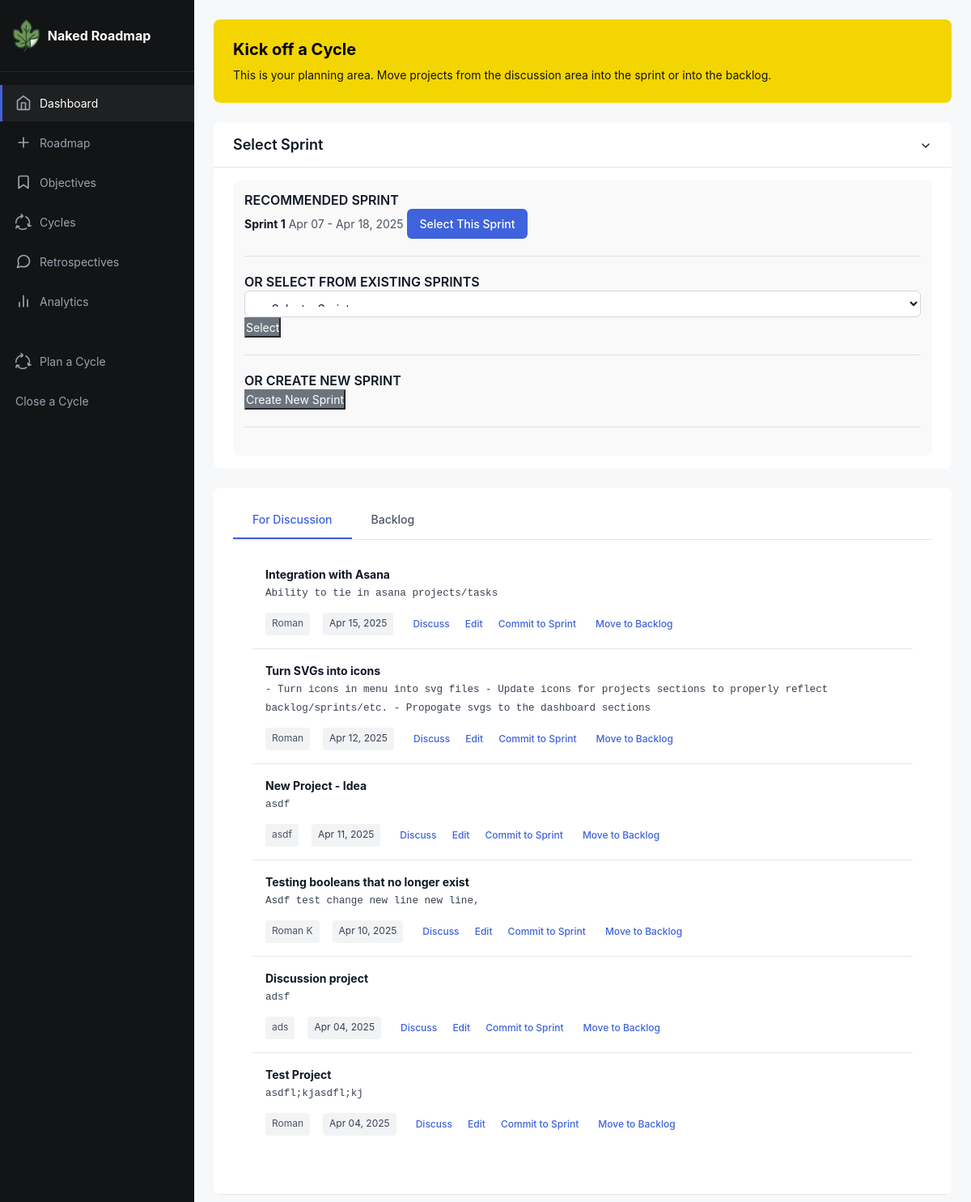
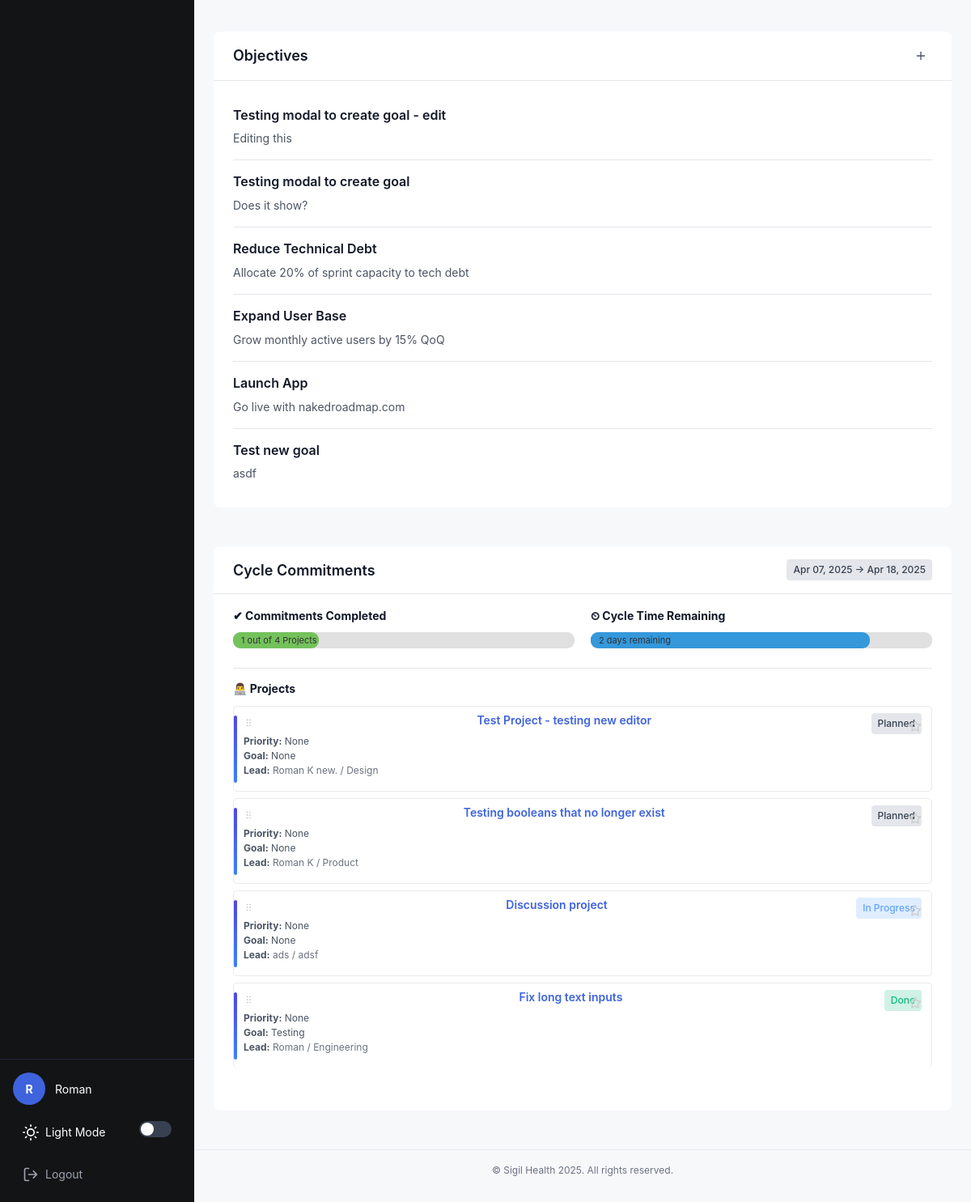
Before: /planning/ (signed in) with the older database file (2 pictures, top to bottom).
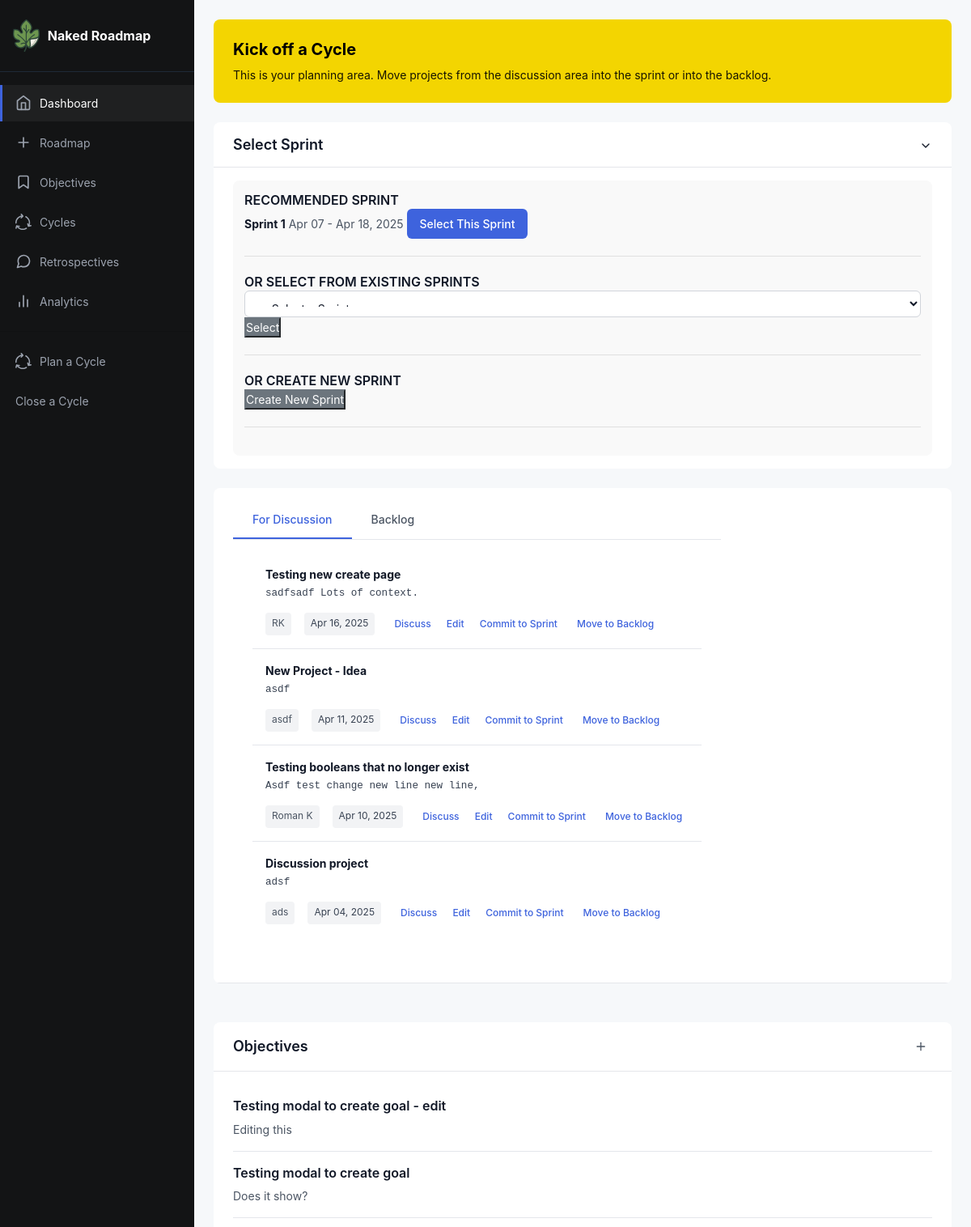
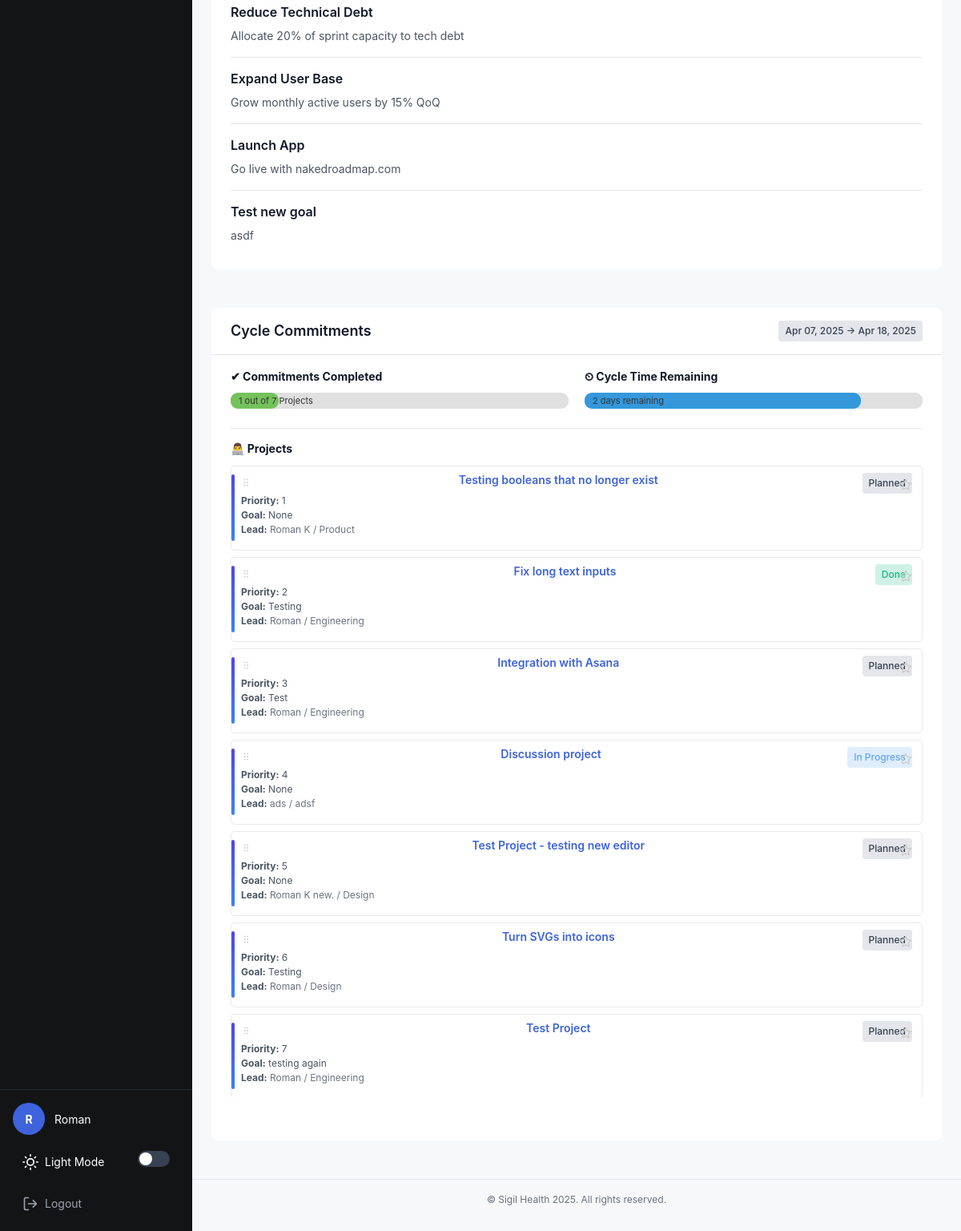
After: the same page with the newer database file (2 pictures, top to bottom).
### app/models.py (models this page shows, shortened)
class Project(db.Model):
    __tablename__ = "project"
    id: so.Mapped[int] = so.mapped_column(primary_key=True)
    name: so.Mapped[str] = so.mapped_column(sa.TEXT())
    created: so.Mapped[datetime] = so.mapped_column(index=True, default=lambda: datetime.now(timezone.utc))
    dri: so.Mapped[str] = so.mapped_column(sa.TEXT())
    team: so.Mapped[str] = so.mapped_column(sa.TEXT())
    context: so.Mapped[str] = so.mapped_column(sa.TEXT())
    why: so.Mapped[str] = so.mapped_column(sa.TEXT())
    requirements: so.Mapped[str] = so.mapped_column(sa.TEXT())
    launch: so.Mapped[str] = so.mapped_column(sa.TEXT())
    location: so.Mapped[str] = so.mapped_column(sa.TEXT(),  nullable=True, default="discussion")
    type: so.Mapped[str] = so.mapped_column(sa.TEXT(), nullable=True)

class Goal(db.Model):
    id: so.Mapped[int] = so.mapped_column(primary_key=True)
    created: so.Mapped[datetime] = so.mapped_column(index=True, default=lambda: datetime.now(timezone.utc))
    title: so.Mapped[str] = so.mapped_column(sa.TEXT())
    requested_by: so.Mapped[str] = so.mapped_column(sa.TEXT())
    details: so.Mapped[str] = so.mapped_column(sa.TEXT())
    user_id: so.Mapped[int] = so.mapped_column(sa.ForeignKey(User.id), index=True)
    status: so.Mapped[str] = so.mapped_column(sa.TEXT(), nullable=True, default="Active")
    completed: so.Mapped[datetime] = so.mapped_column(nullable=True)

class SprintProjectMap(db.Model):
    id: so.Mapped[int] = so.mapped_column(primary_key=True)
    added: so.Mapped[datetime] = so.mapped_column(index=True, default=lambda: datetime.now(timezone.utc))
    sprint_id: so.Mapped[int] = so.mapped_column(sa.ForeignKey(Sprint.id), index=True)
    project_id: so.Mapped[int] = so.mapped_column(sa.ForeignKey(Project.id), index=True)
    goal: so.Mapped[str] = so.mapped_column(sa.TEXT(), nullable=True)
    status: so.Mapped[str] = so.mapped_column(sa.TEXT(), default="Planned")
    order: so.Mapped[int] = so.mapped_column(nullable=True, autoincrement=True)
    project = db.relationship("Project", backref="sprint_mappings")
    sprint = db.relationship("Sprint", backref="project_mappings")
    critical: so.Mapped[bool] = so.mapped_column(default=False, nullable=True)

### app/routes.py (the view)
@app.route('/planning/')
@login_required
def plan_sprint():
    projects = (
        Project.query
        .order_by(Project.created.desc())
        .all()
    )
    goals = (
        Goal.query
        .order_by(Goal.created.desc())
        .all()
    )
    sprints = (
        Sprint.query
        .order_by(Sprint.date_start.asc())
        .all()
    )
    today = datetime.now()
    recommended_sprint = None
    for sprint in sprints:
        if sprint.date_end >= today.date():
            recommended_sprint = sprint
            break
    sprintlog = (
        SprintProjectMap.query
        .order_by(SprintProjectMap.order.asc())
        .all()
    )
    return render_template(
        'plan-cycle.html',
        title='Plan a Cycle',
        projects=projects,
        goals=goals,
        config=Config,
        sprints=sprints,
        recommended_sprint=recommended_sprint,
        sprintlog=sprintlog,
        datetime=datetime,
        today=today
    )

### app/models.py (called while the page is built)
@login.user_loader
def load_user(id):
    return db.session.get(User, int(id))

### app/routes.py (called while the page is built)
@app.context_processor
def inject_csrf_token():
    return dict(csrf_token=generate_csrf())

### app/templates/plan-cycle.html (shortened to what the changed rows need)
{% extends 'base.html' %}
{% block content %}
<div class="welcome-banner">
  <h2>Kick off a Cycle</h2>
</div>
<section class="two-column-section">
  <div class="column-wide section">
    <div class="section-header collapsible-header" onclick="toggleDiscussionSection()">
      <section class="section tabbed-section">
  <div class="discussion-list" id="discussion-list">
   {% for project in projects|selectattr('location', '==', "discussion") %}
   <div class="discussion-item" data-project-id="{{ project.id }}">
     <p><strong>{{ project.name }}</strong><br>
       <span class="discussion-details">{{ project.context }}</span>
     </p>
     <div class="discussion-actions">
       <span class="requester date-badge">{{ project.dri }}</span> <span class="date-badge">{{ project.created.strftime('%b %d, %Y') }}</span>
       <button class="btn-text">Discuss</button>
       <a href="{{ url_for('edit', project_id=project.id) }}" class="btn-icon" title="Edit project"><button class="btn-text">Edit</button></a>
       <button class="btn-text">Commit to Sprint</button>
       <button class="btn-text">Move to Backlog</button>
     </div>
   </div>
    {% endfor %}
        </div>
      </section>
    </div>
  </div>
  <div class="column-narrow section">
    <div class="goals-list">
      {% for goal in goals %}
      <div class="goal-item">
        <h4>{{ goal.title }}</h4>
        <p>{{ goal.details }}</p>
      </div>
      {% endfor %}
    </div>
</section>
<section class="section discussion-section">
  <div class="column-wide section">
    <div class="sprint-projects">
      <div class="dual-timelines">
        <div class="timeline-box">
          {% set done_count = sprintlog|selectattr('status', '==', "Done")|list|length %}
          {% set total_count = sprintlog|count %}
          {% if total_count > 0 %}
          {% set percentage_projects = (done_count / total_count) * 100 %}
          {% else %}
          {% set percentage_projects = 0 %}
          {% endif %}
          <div class="container-progress-full">
            <div class="container-progress" style="width: {{ percentage_projects }}%;"></div>
            <span class="progress-text">
              {{ done_count }} out of {{ total_count }} Projects
            </span>
          </div>
        </div>
          {% set sprint = sprints[0] %}
          {% set start_date = sprint.date_start %}
          {% set end_date = sprint.date_end %}
          {% set today_date = today.date() %}
          {% set total_days = (end_date - start_date).days %}
          {% if total_days <= 0 %}{% set total_days = 1 %}{% endif %}
          {% set days_elapsed = (today_date - start_date).days %}
          {% set percentage_time = (days_elapsed / total_days) * 100 %}
          {% if percentage_time > 100 %}
          {% set percentage_time = 100 %}
          {% elif percentage_time < 0 %}
          {% set percentage_time = 0 %}
          {% endif %}
              {% set days_remaining = total_days - days_elapsed %}
      </div>
      <div id="sortable-projects" class="sortable-projects">
        {% for entry in sprintlog %}
        {% set project = entry.project %}
        <div class="project-item" data-id="{{ entry.id }}" data-project-id="{{ project.id }}" data-order="{{ entry.order }}">
          <div class="project-header">
            <span class="drag-handle">
            </span>
            <h5><a href="{{ url_for('project', project_id=project.id) }}">{{ project.name }}</a></h5>
            <span class="critical-toggle {% if entry.critical %}active{% endif %}" data-id="{{ entry.id }}" title="Mark as critical">
              <svg width="16" height="16" viewBox="0 0 24 24" fill="{% if entry.critical %}currentColor{% else %}none{% endif %}" stroke="currentColor" stroke-width="2" stroke-linecap="round" stroke-linejoin="round">
                <polygon points="12 2 15.09 8.26 22 9.27 17 14.14 18.18 21.02 12 17.77 5.82 21.02 7 14.14 2 9.27 8.91 8.26 12 2"></polygon>
              </svg>
            </span>
            <span class="status-badge
            {% if entry.status == 'In Progress' %}status-in-progress
            {% elif entry.status == 'Done' %}status-complete
            {% elif entry.status == 'Blocked' %}status-blocked
            {% else %}status-planned{% endif %}">
              {{ entry.status|default('Planned') }}
            </span>
          </div>
          <div class="project-meta">
            <p><strong>Priority:</strong> {{ entry.order }}<br>
              <strong>Goal:</strong> {{ entry.goal }}
              <br><strong>Lead:</strong> <span class="project-team">{{ project.dri }} / {{ project.team }}</span>
            </p>
          </div>
        </div>
        {% endfor %}
      </div>
    </div>
  </div>
</section>
{% endblock %}

Changed rows visible on the page:
no longer on one of the page's lists (row edited): Project: name "Integration with Asana", context "Ability to tie in asana projects/tasks", dri "Roman", created "Apr 15, 2025"
no longer on one of the page's lists (row edited): Project: name "Turn SVGs into icons", context "- Turn icons in menu into svg files - Update icons for projects sections to properly reflect backlog/sprints/etc. - Propogate svgs to the dashboard sections", dri "Roman", created "Apr 12, 2025"
no longer on one of the page's lists (row edited): Project: name "Test Project", context "asdfl;kjasdfl;kj", dri "Roman", created "Apr 04, 2025"
added Project: name "Testing new create page", context "sadfsadf Lots of context.", dri "RK", created "Apr 16, 2025"
changed SprintProjectMap (number 1 of 7 on the later page): order "None" → "1"; moves up the list
changed SprintProjectMap "Done": order "None" → "2"; moves up the list
added SprintProjectMap: {{ project.name }} "Integration with Asana", critical False (drawn), status "Planned", order "3", goal "Test", {{ project.dri }} "Roman", {{ project.team }} "Engineering"
changed SprintProjectMap "In Progress": order "None" → "4"; moves down the list
changed SprintProjectMap (number 5 of 7 on the later page): order "None" → "5"
added SprintProjectMap: {{ project.name }} "Turn SVGs into icons", critical False (drawn), status "Planned", order "6", goal "Testing", {{ project.dri }} "Roman", {{ project.team }} "Design"
added SprintProjectMap: {{ project.name }} "Test Project", critical False (drawn), status "Planned", order "7", goal "testing again", {{ project.dri }} "Roman", {{ project.team }} "Engineering"
Other visible differences:
{{ percentage_projects }}: 25.0 → 14.285714285714285 (drawn)
{{ total_count }}: "4" → "7"
